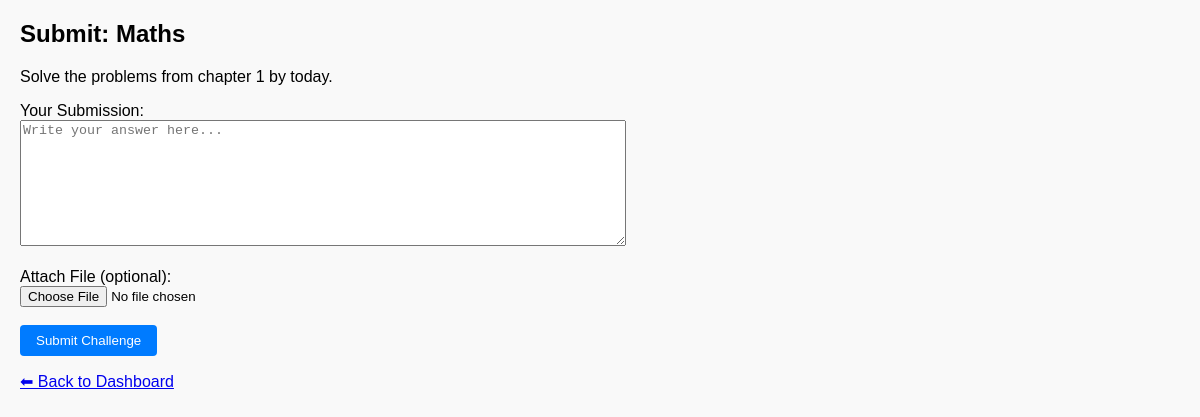
/lms/public/submit_challenge.php?challenge_id=2 (signed in), run on the app's committed database.
### tables this page shows
CREATE TABLE `challenges` (
  `id` int(11) NOT NULL,
  `teacher_id` int(11) NOT NULL,
  `title` varchar(255) DEFAULT NULL,
  `description` text DEFAULT NULL,
  `created_at` timestamp NOT NULL DEFAULT current_timestamp()
);

### lms/public/submit_challenge.php (the view, shortened to what this page needs)
<?php
require_once __DIR__ . '/../config/db_config.php';
$challenge_id = intval($_GET['challenge_id'] ?? 0);
$stmt = $mysqli->prepare("SELECT id, title, description FROM challenges WHERE id=?");
$stmt->bind_param("i", $challenge_id);
$stmt->execute();
$challenge = $stmt->get_result()->fetch_assoc();
?>
<!doctype html>
<html>
<head>
</head>
<body>
    <h2>Submit: <?= htmlspecialchars($challenge['title']) ?></h2>
    <p><?= nl2br(htmlspecialchars($challenge['description'])) ?></p>
    <form method="post" enctype="multipart/form-data">
        <label>Your Submission:</label><br>
        <textarea name="text_submission" rows="8" placeholder="Write your answer here..."></textarea><br><br>
        <label>Attach File (optional):</label><br>
        <input type="file" name="file_submission" accept=".pdf,.doc,.docx,.png,.jpg,.jpeg,.gif"><br><br>
        <button type="submit" class="btn">Submit Challenge</button>
    </form>
    <p><a href="dashboard_student.php">⬅ Back to Dashboard</a></p>
</body>
</html>

### lms/public/submit_challenge.php (style rules this page uses)
body { font-family: Arial, sans-serif; margin: 20px; background:#f9f9f9; }
textarea { width: 100%; max-width: 600px; }
.btn { padding: 8px 16px; background: #007bff; color: #fff; border: none; border-radius: 4px; cursor: pointer; }

### data on the page
challenges: title "Maths", description "Solve the problems from chapter 1 by today."
